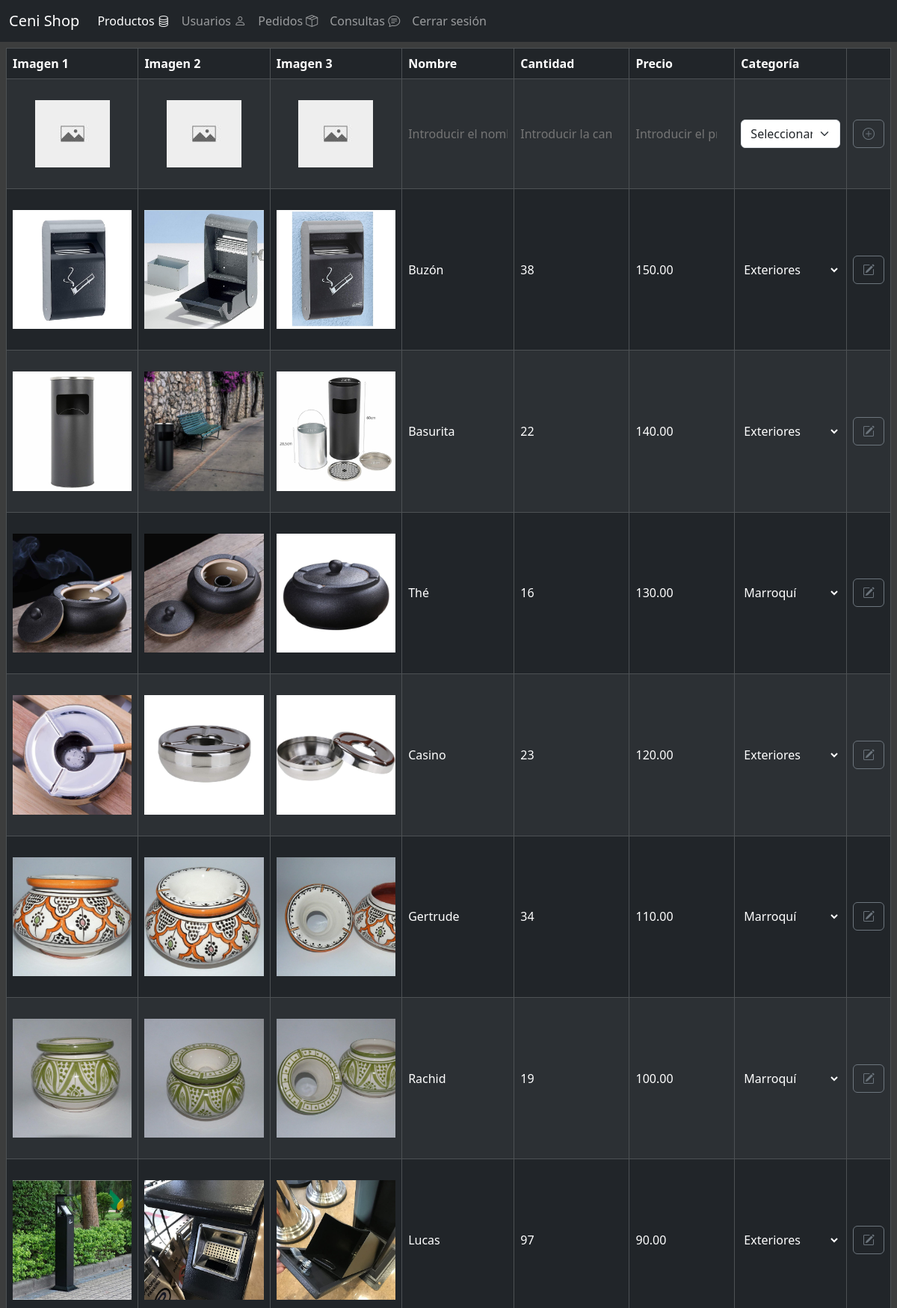
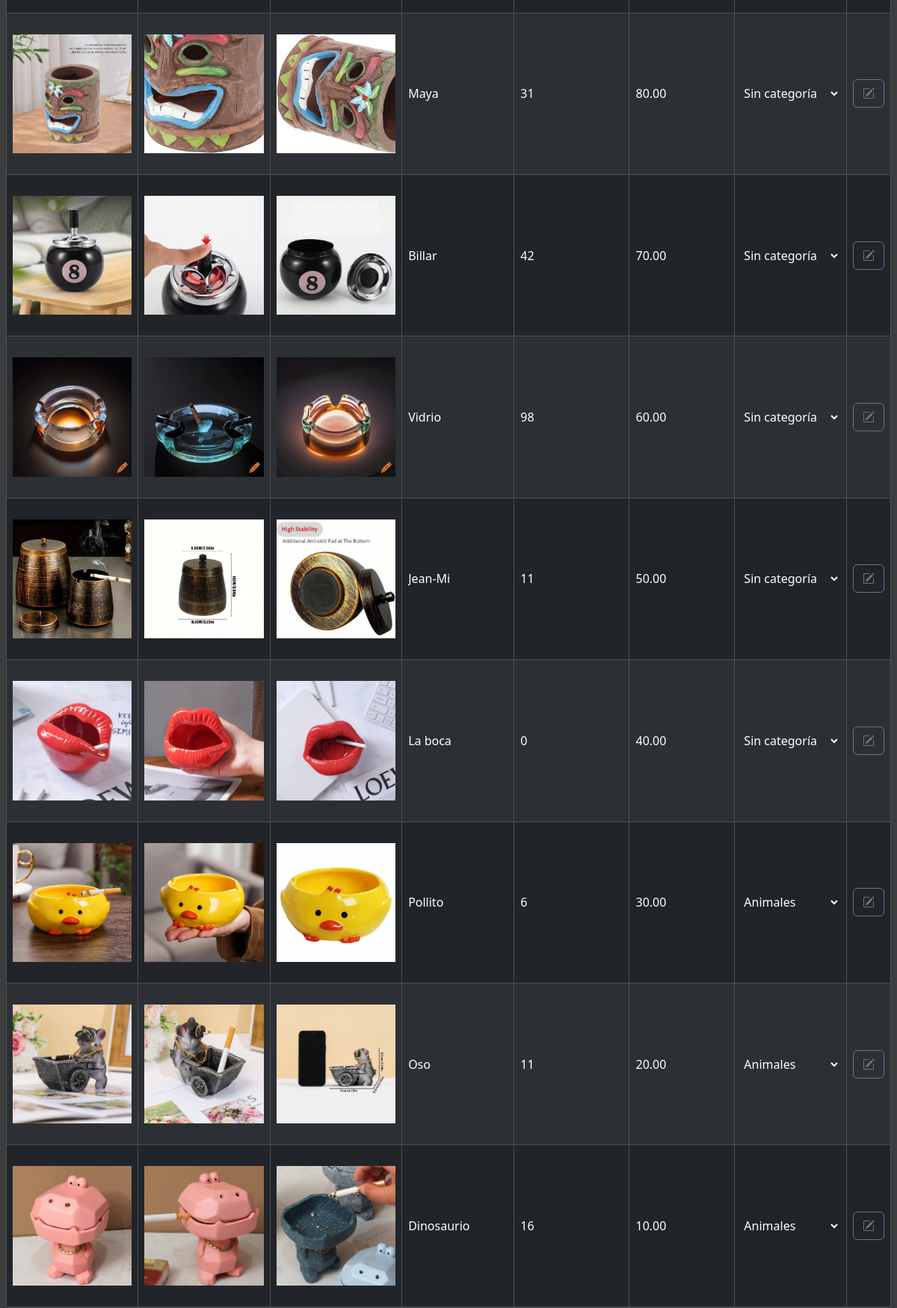
The page /php/productos.php (signed in, upper part) on the database its author committed (2 pictures, top to bottom).
### tables this page shows
CREATE TABLE `productos` (
  `codigo` int(11) NOT NULL AUTO_INCREMENT,
  `descripcion` varchar(255) DEFAULT NULL,
  `precio` decimal(8,2) DEFAULT NULL,
  `existencias` int(11) DEFAULT NULL,
  `imagen1` varchar(255) DEFAULT NULL,
  `imagen2` varchar(255) DEFAULT NULL,
  `imagen3` varchar(255) DEFAULT NULL,
  `categoria` int(11) unsigned DEFAULT 1,
  PRIMARY KEY (`codigo`),
  KEY `categoria` (`categoria`)
);

### php/funcion/baseDatos.php (called while the page is built, shortened)
<?php
function conectar() {
    $hostname = "localhost";
    $username = "root";
    $password = "root";
    $database = "daw";
    $bbdd = mysqli_connect($hostname, $username, $password, $database);
    $bbdd->set_charset("utf8mb4");
    return $bbdd;
}
function obtenerProductos(){
    $bbdd = conectar();
    $consulta = "SELECT codigo, imagen1, imagen2, imagen3, descripcion, existencias, precio, categoria FROM productos ORDER BY codigo DESC";
    $resultado = mysqli_query($bbdd,$consulta);
    return $resultado;
}
function obtenerCategoriaProducto(){
    $bbdd = conectar();
    $consulta = "SELECT codigo, categoria FROM categorias_productos ORDER BY codigo ASC";
    $resultado = mysqli_query($bbdd,$consulta);
    $categorias = array();
    while ($fila = mysqli_fetch_row($resultado)) {
        $categorias[$fila[0]] = $fila[1];
    }
    return $categorias;
}
?>

### php/productos.php (the view, shortened to what this page needs)
<!DOCTYPE html>
<html data-bs-theme="light" lang="es">
<head>
    <link rel="stylesheet" href="css/productos.css">
</head>
<body>
    <div class="m-2">
        <table class="table table-dark table-striped table-bordered">
            <thead>
                <tr>
                    <th>Imagen 1</th>
                    <th>Imagen 2</th>
                    <th>Imagen 3</th>
                    <th>Nombre</th>
                    <th>Cantidad</th>
                    <th>Precio</th>
                    <th>Categoría</th>
                    <th></th>
                </tr>
            </thead>
            <tbody class="align-middle text-center">
                <?php
                    require_once('./funcion/baseDatos.php');
                    $categorias = obtenerCategoriaProducto();
                ?>
                <tr >
                    <td>
                            <div class="image-container" onclick="selectImage(this)">
                                <img class="uploaded-image" src="img/placeholder-img.jpg" alt="Uploaded Image">
                            </div>
                        </td>
                        <td>
                            <div class="image-container" onclick="selectImage(this)">
                                <img class="uploaded-image" src="img/placeholder-img.jpg" alt="Uploaded Image">
                            </div>
                        </td>
                        <td>
                            <div class="image-container" onclick="selectImage(this)">
                                <img class="uploaded-image" src="img/placeholder-img.jpg" alt="Uploaded Image">
                            </div>
                        </td>
                        <td><input type="text" class="form-control-plaintext text-white" name="nombre" required form="form-add-product"
                                 placeholder="Introducir el nombre"></td>
                        <td><input type="number" class="form-control-plaintext text-white"   required form="form-add-product"
                                name="cantidad"  placeholder="Introducir la cantidad"></td>
                        <td><input type="number" class="form-control-plaintext text-white"  name="precio" required form="form-add-product"   step="0.01"
                                 placeholder="Introducir el precio" min="0"></td>
                        <td>
                            <select class="form-select" form="form-add-product" name="categoria" required>
                                <option value="" selected>Seleccionar categoría</option>
                            </select>
                        </td>
                        <td>
                            <button class="btn btn-outline-secondary" type="submit"  form="form-add-product" >
                                <i class="bi bi-plus-circle"></i>
                            </button>
                        </td>
                </tr>
                <?php
                    function enlaceImagen($imagen){
                        $init_path = "img/productos/" ;
                        if ($imagen == null) {
                            echo "img/placeholder-img.jpg";
                        } else {
                            echo $init_path.$imagen;
                        }
                    }
                    $productos = obtenerProductos();
                    while ($fila = mysqli_fetch_row($productos)) {
                        $id_form = "form_".$fila[0];
                ?>
                <tr>
                    <td>
                            <div class="image-container" onclick="selectImage(this)">
                                <img class="uploaded-image" src="<?php enlaceImagen($fila[1])?>" alt="Uploaded Image">
                            </div>
                        </td>
                        <td>
                            <div class="image-container" onclick="selectImage(this)">
                                <img class="uploaded-image" src="<?php enlaceImagen($fila[2])?>" alt="Uploaded Image">
                            </div>
                        </td>
                        <td>
                            <div class="image-container" onclick="selectImage(this)">
                                <img class="uploaded-image" src="<?php enlaceImagen($fila[3])?>" alt="Uploaded Image">
                            </div>
                        </td>
                        <td><input type="text" class="form-control-plaintext text-white" form="<?php echo $id_form ?>"  name="nombre" required
                                disabled value="<?php echo $fila[4] ?>"></td>
                        <td><input type="number" class="form-control-plaintext text-white" form="<?php echo $id_form ?>"    required
                                name="cantidad" disabled value="<?php echo $fila[5] ?>"></td>
                        <td><input type="number" class="form-control-plaintext text-white" form="<?php echo $id_form ?>"   name="precio" required step="0.01"
                                disabled value="<?php echo $fila[6] ?>"></td>
                        <td>
                            <select class="form-control-plaintext text-white" form="<?php echo $id_form ?>"  name="categoria" disabled required>
                                <?php
                                    foreach ($categorias as $key => $value){
                                        if ($key == $fila[7]) {
                                            echo "<option value='$key' selected>$value</option>";
                                        } else {
                                            echo "<option value='$key'>$value</option>";
                                        }
                                    }
                                ?>
                            </select>
                        </td>
                        <td>
                        <div class="input-group">
                            <button class="btn btn-outline-secondary" type="button" onclick="change_disabled(this.form)" form="<?php echo $id_form ?>" name="btn_change">
                                <i class="bi bi-pencil-square"></i>
                            </button>
                        </div>
                        </td>
                </tr>
                <?php } ?>
            </tbody>
        </table>
    </div>
</body>
</html>

### php/css/productos.css (style rules this page uses)
.image-container { max-width: 300px; margin: 20px auto; cursor: pointer; }
.uploaded-image { max-width: 100%; height: auto; }
img { max-width: 100%; height: auto; }
select option { background-color: white !important; color: black !important; }

### php/css/common.css (style rules this page uses)
body, .color-body { background-color:rgb(60, 61, 61); }

### rows shown on the page
productos: imagen1 (picture), imagen2 (picture), imagen3 (picture), nombre "Buzón", cantidad "38", precio "150.00", categoria "Exteriores"
productos: imagen1 (picture), imagen2 (picture), imagen3 (picture), nombre "Basurita", cantidad "22", precio "140.00", categoria "Exteriores"
productos: imagen1 (picture), imagen2 (picture), imagen3 (picture), nombre "Thé", cantidad "16", precio "130.00", categoria "Marroquí"
productos: imagen1 (picture), imagen2 (picture), imagen3 (picture), nombre "Casino", cantidad "23", precio "120.00", categoria "Exteriores"
productos: imagen1 (picture), imagen2 (picture), imagen3 (picture), nombre "Gertrude", cantidad "34", precio "110.00", categoria "Marroquí"
productos: imagen1 (picture), imagen2 (picture), imagen3 (picture), nombre "Rachid", cantidad "19", precio "100.00", categoria "Marroquí"
productos: imagen1 (picture), imagen2 (picture), imagen3 (picture), nombre "Lucas", cantidad "97", precio "90.00", categoria "Exteriores"
productos: imagen1 (picture), imagen2 (picture), imagen3 (picture), nombre "Maya", cantidad "31", precio "80.00", categoria "Sin categoría"
productos: imagen1 (picture), imagen2 (picture), imagen3 (picture), nombre "Billar", cantidad "42", precio "70.00", categoria "Sin categoría"
productos: imagen1 (picture), imagen2 (picture), imagen3 (picture), nombre "Vidrio", cantidad "98", precio "60.00", categoria "Sin categoría"
productos: imagen1 (picture), imagen2 (picture), imagen3 (picture), nombre "Jean-Mi", cantidad "11", precio "50.00", categoria "Sin categoría"
productos: imagen1 (picture), imagen2 (picture), imagen3 (picture), nombre "La boca", cantidad "0", precio "40.00", categoria "Sin categoría"
productos: imagen1 (picture), imagen2 (picture), imagen3 (picture), nombre "Pollito", cantidad "6", precio "30.00", categoria "Animales"
productos: imagen1 (picture), imagen2 (picture), imagen3 (picture), nombre "Oso", cantidad "11", precio "20.00", categoria "Animales"
productos: imagen1 (picture), imagen2 (picture), imagen3 (picture), nombre "Dinosaurio", cantidad "16", precio "10.00", categoria "Animales"
